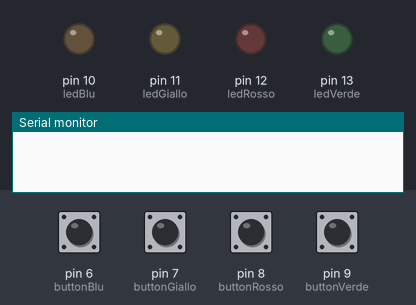
Simulated run of this sketch. Board: Arduino Uno, built with avr-gcc and run on an emulated ATmega328P. Shown: output pins drawn as LEDs (lit = HIGH), the last lines printed to the serial monitor. Dashed ring = blinking. Inputs (shaded band) come from the test bench; at power-on: pin 6 (buttonBlu), pin 7 (buttonGiallo), pin 8 (buttonRosso), pin 9 (buttonVerde) HIGH. Random numbers use the default seed unless the sketch sets one.

Above: at 1.5 s.
1.6 s: pin 7 (buttonGiallo) pulled LOW for 0.15 s
At 2.0 s:
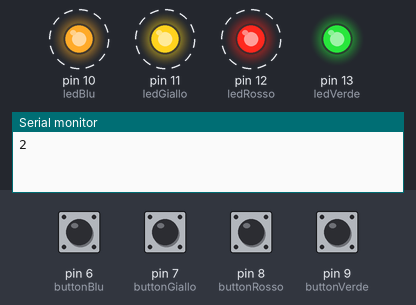
4.7 s: pin 9 (buttonVerde) pulled LOW for 0.15 s
At 5.4 s:
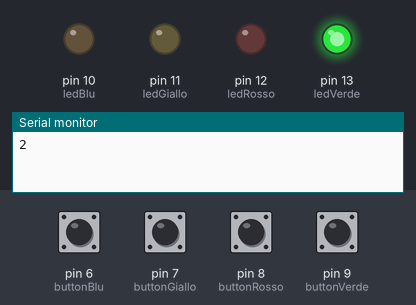
7.7 s: pin 9 (buttonVerde) pulled LOW for 1 s
At 9.9 s:
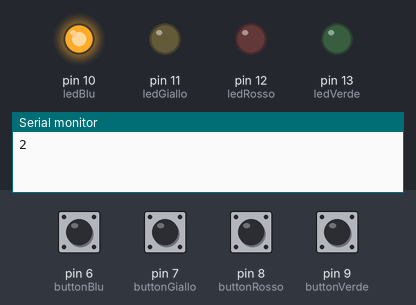
11.0 s: pin 7 (buttonGiallo) pulled LOW for 1 s
At 12.9 s:
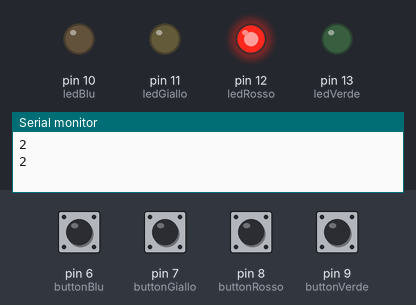
14.0 s: pin 8 (buttonRosso) pulled LOW for 0.15 s
At 15.4 s:
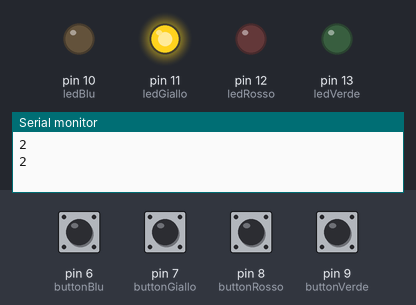
Timing chart, 0 to 17.0 s (numbered marks = the images above; inputs shaded):
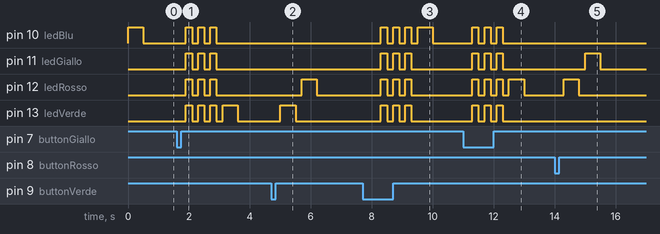

The sketch:

sketch_jun20a.ino
```cpp
#define ledVerde 13
#define ledRosso 12
#define ledGiallo 11
#define ledBlu 10

#define buttonVerde 9
#define buttonRosso 8
#define buttonGiallo 7
#define buttonBlu 6

int livello = 0;
bool risultato = true;
int gioco[10];
int risposta[10];

void setup() {
  // put your setup code here, to run once:
  pinMode(ledVerde, OUTPUT);
  pinMode(ledRosso, OUTPUT);
  pinMode(ledGiallo, OUTPUT);
  pinMode(ledBlu, OUTPUT);

  pinMode(buttonVerde, INPUT_PULLUP);
  pinMode(buttonRosso, INPUT_PULLUP);
  pinMode(buttonGiallo, INPUT_PULLUP);
  pinMode(buttonBlu, INPUT_PULLUP);

  Serial.begin(9600);
}

void loop() {
  // put your main code here, to run repeatedly:
  risultato = true;
  livello = 0;
  for (int n = 0; n < 10; n++) {
    gioco[n] = random(0, 4);
    risposta[n] = 4;
    //Serial.print(gioco[n]);
  }
  //Serial.println();

  do {
    for (int i = 0; i <= livello; i++) {
      accendi(gioco[i]);
      delay(200);
    }
    //delay(1000);
    prova();
    //livello++;
    /*if (livello == 10)
      risultato = false;*/
    if (risultato)
      livello++;
  } while ((risultato) && (livello < 10));

  if (livello == 10) {
    for (int i = 0; i < 3; i++) {
      digitalWrite(ledVerde, HIGH);
      digitalWrite(ledRosso, LOW);
      digitalWrite(ledGiallo, LOW);
      digitalWrite(ledBlu, LOW);
      delay(100);
      digitalWrite(ledVerde, LOW);
      digitalWrite(ledRosso, HIGH);
      digitalWrite(ledGiallo, LOW);
      digitalWrite(ledBlu, LOW);
      delay(100);
      digitalWrite(ledVerde, LOW);
      digitalWrite(ledRosso, LOW);
      digitalWrite(ledGiallo, HIGH);
      digitalWrite(ledBlu, LOW);
      delay(100);
      digitalWrite(ledVerde, LOW);
      digitalWrite(ledRosso, LOW);
      digitalWrite(ledGiallo, LOW);
      digitalWrite(ledBlu, HIGH);
      delay(100);
    }
  } else {
    for (int i = 0; i < 3; i++) {
      digitalWrite(ledVerde, HIGH);
      digitalWrite(ledRosso, HIGH);
      digitalWrite(ledGiallo, HIGH);
      digitalWrite(ledBlu, HIGH);
      delay(200);
      digitalWrite(ledVerde, LOW);
      digitalWrite(ledRosso, LOW);
      digitalWrite(ledGiallo, LOW);
      digitalWrite(ledBlu, LOW);
      delay(200);
    }
  }
}

void accendi(int val) {
  if (val == 0) {
    digitalWrite(ledVerde, HIGH);
    delay(500);
    digitalWrite(ledVerde, LOW);
  } else if (val == 1) {
    digitalWrite(ledRosso, HIGH);
    delay(500);
    digitalWrite(ledRosso, LOW);
  } else if (val == 2) {
    digitalWrite(ledGiallo, HIGH);
    delay(500);
    digitalWrite(ledGiallo, LOW);
  } else if (val == 3) {
    digitalWrite(ledBlu, HIGH);
    delay(500);
    digitalWrite(ledBlu, LOW);
  }
}

void prova() {
  int s = 0;
  do {
    Serial.println();
    if (digitalRead(buttonVerde) == 0) {
      risposta[s] = 0;
      //Serial.print(risposta[s]);
      delay(300);
      if (risposta[s] != gioco[s])
        risultato = false;
      s++;
    }
    if (digitalRead(buttonRosso) == 0) {
      risposta[s] = 1;
      //Serial.print(risposta[s]);
      delay(300);
      if (risposta[s] != gioco[s])
        risultato = false;
      s++;
    }
    if (digitalRead(buttonGiallo) == 0) {
      risposta[s] = 2;
      Serial.print(risposta[s]);
      delay(300);
      if (risposta[s] != gioco[s])
        risultato = false;
      s++;
    }
    if (digitalRead(buttonBlu) == 0) {
      risposta[s] = 3;
      //Serial.print(risposta[s]);
      delay(300);
      if (risposta[s] != gioco[s])
        risultato = false;
      s++;
    }
  } while ((risposta[livello] == 4) && (risultato));

  for (int i = 0; i < 10; i++) {
    risposta[i] = 4;
  }
}
```

Measured:
- after the input at 1.6 s, pin 10 (ledBlu), pin 11 (ledGiallo), pin 12 (ledRosso): alternates HIGH for 0.20 s and LOW for 0.20 s, 6 changes in all, then stays LOW, starting after 0.30 s; pin 13 (ledVerde): goes 3 × (HIGH 0.20 s, LOW 0.20 s), HIGH 0.50 s, then LOW, starting after 0.30 s
- after the input at 4.7 s, pin 12 (ledRosso): LOW → HIGH after 1.0 s, → LOW 0.50 s later; pin 13 (ledVerde): LOW → HIGH after 0.30 s, → LOW 0.50 s later
- after the input at 7.7 s, pin 10 (ledBlu): goes 3 × (HIGH 0.20 s, LOW 0.20 s), HIGH 0.50 s, then LOW, starting after 0.60 s; pin 11 (ledGiallo), pin 12 (ledRosso), pin 13 (ledVerde): alternates HIGH for 0.20 s and LOW for 0.20 s, 6 changes in all, then stays LOW, starting after 0.60 s
- after the input at 11.0 s, pin 10 (ledBlu), pin 11 (ledGiallo), pin 13 (ledVerde): alternates HIGH for 0.20 s and LOW for 0.20 s, 6 changes in all, then stays LOW, starting after 0.30 s; pin 12 (ledRosso): goes 3 × (HIGH 0.20 s, LOW 0.20 s), HIGH 0.50 s, then LOW, starting after 0.30 s
- after the input at 14.0 s, pin 11 (ledGiallo): LOW → HIGH after 1.0 s, → LOW 0.50 s later; pin 12 (ledRosso): LOW → HIGH after 0.30 s, → LOW 0.50 s later
